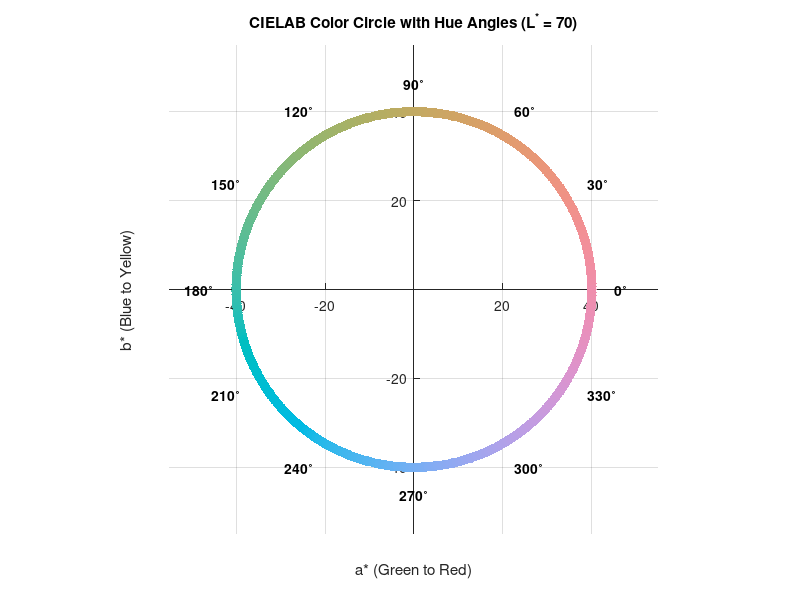

Recreate this plot in MATLAB.
% Define parameters for the CIELAB circle
L = 70;           % Lightness (0 to 100)
r = 40;           % Radius in the a*b* plane
num_points = 360; % Number of colors/segments

% Generate angles and corresponding a* and b* values
theta = linspace(0, 2*pi, num_points);
a = r * cos(theta);
b = r * sin(theta);

% Create the L*a*b* array [L, a, b]
Lab_colors = [repmat(L, num_points, 1), a', b'];

% Convert CIELAB to sRGB (RGB values will be between 0 and 1)
RGB_colors = lab2rgb(Lab_colors);

% Plot the points as a filled circle using scatter
figure;
scatter(a, b, 50, RGB_colors, 'filled');
hold on;

% Add hue angle numbers on the outside of the circle
label_intervals = 0:30:330; % Place labels every 30 degrees
label_radius = r + 5;       % Offset labels slightly outside the circle radius

for deg = label_intervals
    % Convert degree to radians for positioning
    rad = deg2rad(deg);
    x_pos = label_radius * cos(rad);
    y_pos = label_radius * sin(rad);

    % Determine text alignment to prevent overlap
    if cos(rad) > 0.1
        ha = 'left';
    elseif cos(rad) < -0.1
        ha = 'right';
    else
        ha = 'center';
    end

    if sin(rad) > 0.1
        va = 'bottom';
    elseif sin(rad) < -0.1
        va = 'top';
    else
        va = 'middle';
    end

    % Print the angle number
    text(x_pos, y_pos, sprintf('%d^{\\circ}', deg), ...
        'HorizontalAlignment', ha, ...
        'VerticalAlignment', va, ...
        'FontSize', 10, ...
        'FontWeight', 'bold');
end

% Formatting the plot
axis equal;
xlabel('a* (Green to Red)');
ylabel('b* (Blue to Yellow)');
title(sprintf('CIELAB Color Circle with Hue Angles (L^* = %d)', L));
grid on;

% Center axes at (0,0) and adjust limits to fit labels
set(gca, 'XAxisLocation', 'origin', 'YAxisLocation', 'origin');
axis([-label_radius-10, label_radius+10, -label_radius-10, label_radius+10]);
